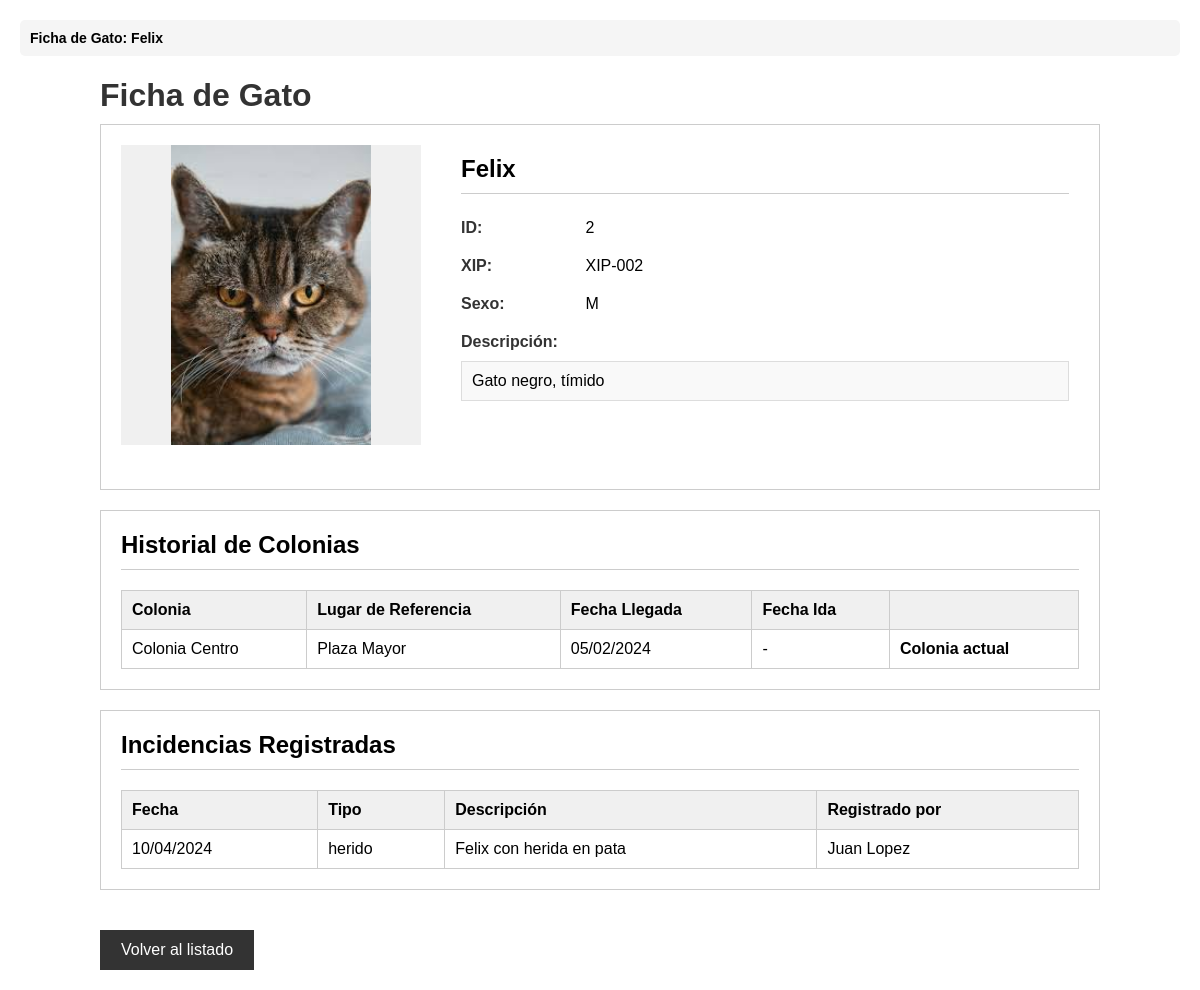
The page /BD249772780/ver_gato.php?idGato=2 (signed in) on the database its author committed.
### tables this page shows
CREATE TABLE GATO(
    idGato INT PRIMARY KEY AUTO_INCREMENT,
    numXIP VARCHAR(200),
    nombre VARCHAR(200),
    sexo VARCHAR(50),
    descripcion TEXT,
    foto TEXT,
    idCementerio INT,
    CONSTRAINT FK_gato_cementerio
        FOREIGN KEY (idCementerio) REFERENCES CEMENTERIO(idCementerio)
);

CREATE TABLE HISTORIAL(
    idHistorial INT PRIMARY KEY AUTO_INCREMENT,
    fechaLlegada DATE NOT NULL,
    fechaIda DATE,
    idGato INT NOT NULL,
    idColonia INT NOT NULL,
    CONSTRAINT FK_historial_gato
        FOREIGN KEY (idGato) REFERENCES GATO(idGato),
    CONSTRAINT FK_historial_colonia
        FOREIGN KEY (idColonia) REFERENCES COLONIA_FELINA(idColonia)
);

CREATE TABLE COLONIA_FELINA(
    idColonia INT PRIMARY KEY AUTO_INCREMENT,
    nombre VARCHAR(200) NOT NULL,
    descripcion TEXT,
    coordenadas VARCHAR(200) NOT NULL,
    lugarReferencia VARCHAR(200),
    numeroGatos INT DEFAULT 0,
    idGrupoTrabajo INT,
    CONSTRAINT FK_colonia_grupotrabajo
        FOREIGN KEY (idGrupoTrabajo) REFERENCES GRUPO_TRABAJO(idGrupoTrabajo)
);

CREATE TABLE INCIDENCIA(
    idIncidencia INT PRIMARY KEY AUTO_INCREMENT,
    fecha DATE NOT NULL,
    descripcion TEXT,
    tipo VARCHAR(200),
    idVoluntario INT NOT NULL,
    idGato INT,
    CONSTRAINT FK_incidencia_voluntario
        FOREIGN KEY (idVoluntario) REFERENCES VOLUNTARIO(idVoluntario),
    CONSTRAINT FK_incidencia_gato
        FOREIGN KEY (idGato) REFERENCES GATO(idGato)
);

### BD249772780/ver_gato.php (the view, shortened to what this page needs)
<?php
require_once '../header.php';
$con = mysqli_connect("localhost", "root", "", "BD2_Prac2");
$idGato = $_GET['idGato'] ?? '';
$sqlGato = "SELECT g.idGato, g.nombre, g.numXIP, g.sexo, g.descripcion, g.foto,
                   c.nombre as cementerio
            FROM GATO g
            LEFT JOIN CEMENTERIO c ON g.idCementerio = c.idCementerio
            WHERE g.idGato = $idGato";
$resultGato = mysqli_query($con, $sqlGato);
$gato = mysqli_fetch_assoc($resultGato);
$sqlHistorial = "SELECT h.idHistorial, h.fechaLlegada, h.fechaIda,
                        c.nombre as nombreColonia, c.lugarReferencia
                 FROM HISTORIAL h
                 INNER JOIN COLONIA_FELINA c ON h.idColonia = c.idColonia
                 WHERE h.idGato = $idGato
                 ORDER BY h.fechaLlegada DESC";
$resultHistorial = mysqli_query($con, $sqlHistorial);
$sqlIncidencias = "SELECT i.fecha, i.tipo, i.descripcion,
                          CONCAT(p.nombre, ' ', p.apellido) as voluntario
                   FROM INCIDENCIA i
                   INNER JOIN VOLUNTARIO v ON i.idVoluntario = v.idVoluntario
                   INNER JOIN PERSONA p ON v.idPersona = p.idPersona
                   WHERE i.idGato = $idGato
                   ORDER BY i.fecha DESC";
$resultIncidencias = mysqli_query($con, $sqlIncidencias);
?>
<!DOCTYPE html>
<html lang="es">
<head>
</head>
<body>
    <div class="container">
        <h1>Ficha de Gato</h1>
        <div class="ficha-gato">
            <div class="ficha-header">
                <div class="foto-container">
                    <?php if ($gato['foto']): ?>
                        <img src="../<?php echo htmlspecialchars($gato['foto']); ?>"
                             alt="<?php echo htmlspecialchars($gato['nombre']); ?>"
                             class="gato-foto">
                    <?php else: ?>
                        <div class="sin-foto">Foto no disponible</div>
                    <?php endif; ?>
                </div>
                <div class="datos-basicos">
                    <h2><?php echo htmlspecialchars($gato['nombre']); ?></h2>
                    <div class="campo">
                        <strong>ID:</strong> <?php echo htmlspecialchars($gato['idGato']); ?>
                    </div>
                    <div class="campo">
                        <strong>XIP:</strong> <?php echo $gato['numXIP'] ? htmlspecialchars($gato['numXIP']) : 'Sin XIP'; ?>
                    </div>
                    <div class="campo">
                        <strong>Sexo:</strong> <?php echo $gato['sexo'] ? htmlspecialchars($gato['sexo']) : 'No especificado'; ?>
                    </div>
                    <?php if ($gato['descripcion']): ?>
                        <div class="campo">
                            <strong>Descripción:</strong>
                            <div class="descripcion-completa">
                                <?php echo nl2br(htmlspecialchars($gato['descripcion'])); ?>
                            </div>
                        </div>
                    <?php endif; ?>
                </div>
            </div>
        </div>
        <div class="seccion">
            <h2>Historial de Colonias</h2>
            <?php if (mysqli_num_rows($resultHistorial) > 0): ?>
                <table>
                    <thead>
                        <tr>
                            <th>Colonia</th>
                            <th>Lugar de Referencia</th>
                            <th>Fecha Llegada</th>
                            <th>Fecha Ida</th>
                            <th></th>
                        </tr>
                    </thead>
                    <tbody>
                        <?php while ($hist = mysqli_fetch_assoc($resultHistorial)): ?>
                            <tr>
                                <td><?php echo htmlspecialchars($hist['nombreColonia']); ?></td>
                                <td><?php echo $hist['lugarReferencia'] ? htmlspecialchars($hist['lugarReferencia']) : '-'; ?></td>
                                <td><?php echo date('d/m/Y', strtotime($hist['fechaLlegada'])); ?></td>
                                <td><?php echo $hist['fechaIda'] ? date('d/m/Y', strtotime($hist['fechaIda'])) : '-'; ?></td>
                                <td <?php echo !$hist['fechaIda'] ? 'class="estado-activo"' : ''; ?>>
                                    <?php echo !$hist['fechaIda'] ? 'Colonia actual' : ''; ?>
                                </td>
                            </tr>
                        <?php endwhile; ?>
                    </tbody>
                </table>
            <?php else: ?>
                <p>No hay historial de colonias registrado.</p>
            <?php endif; ?>
        </div>
        <div class="seccion">
            <h2>Incidencias Registradas</h2>
            <?php if (mysqli_num_rows($resultIncidencias) > 0): ?>
                <table>
                    <thead>
                        <tr>
                            <th>Fecha</th>
                            <th>Tipo</th>
                            <th>Descripción</th>
                            <th>Registrado por</th>
                        </tr>
                    </thead>
                    <tbody>
                        <?php while ($inc = mysqli_fetch_assoc($resultIncidencias)): ?>
                            <tr>
                                <td><?php echo date('d/m/Y', strtotime($inc['fecha'])); ?></td>
                                <td><?php echo htmlspecialchars($inc['tipo']); ?></td>
                                <td><?php echo htmlspecialchars($inc['descripcion']); ?></td>
                                <td><?php echo htmlspecialchars($inc['voluntario']); ?></td>
                            </tr>
                        <?php endwhile; ?>
                    </tbody>
                </table>
            <?php else: ?>
                <p>No hay incidencias registradas para este gato.</p>
            <?php endif; ?>
        </div>
        <a href="listar_gatos.php?modo=ver" class="btn-volver">Volver al listado</a>
    </div>
</body>
</html>

### BD249772780/ver_gato.php (style rules this page uses)
body { font-family: Arial, sans-serif; margin: 0; padding: 20px; background-color: white; }
.container { max-width: 1000px; margin: 0 auto; }
h1 { color: #333; margin-bottom: 10px; }
.ficha-gato { border: 1px solid #ccc; padding: 20px; margin-bottom: 20px; }
.ficha-header { display: grid; grid-template-columns: 300px 1fr; gap: 30px; margin-bottom: 20px; }
.foto-container { width: 100%; }
.gato-foto { width: 100%; max-height: 300px; object-fit: contain; background-color: #f0f0f0; }
.datos-basicos { padding: 10px; }
.datos-basicos h2 { margin-top: 0; border-bottom: 1px solid #ccc; padding-bottom: 10px; }
.campo { margin-bottom: 10px; padding: 5px 0; }
.campo strong { display: inline-block; width: 120px; color: #333; }
.seccion { border: 1px solid #ccc; padding: 20px; margin-bottom: 20px; }
.seccion h2 { margin-top: 0; border-bottom: 1px solid #ccc; padding-bottom: 10px; }
table { width: 100%; border-collapse: collapse; margin-top: 10px; }
table th, table td { border: 1px solid #ccc; padding: 10px; text-align: left; }
table th { background-color: #f0f0f0; font-weight: bold; }
.estado-activo { font-weight: bold; }
.btn-volver { display: inline-block; margin-top: 20px; padding: 10px 20px; background-color: #333; color: white; text-decoration: none; border: 1px solid #333; }
.descripcion-completa { margin-top: 10px; padding: 10px; background-color: #f9f9f9; border: 1px solid #ddd; }

### rows shown on the page
gato: foto (picture), nombre "Felix", idGato "2", numXIP "XIP-002", sexo "M", descripcion "Gato negro, tímido"
historial: idColonia.nombre "Colonia Centro", idColonia.lugarReferencia "Plaza Mayor", fechaLlegada "05/02/2024", shows "Colonia actual"
incidencia: fecha "10/04/2024", tipo "herido", descripcion "Felix con herida en pata", voluntario "Juan Lopez"

### other values the page prints
$crumb['titulo'] "Ficha de Gato: Felix"
